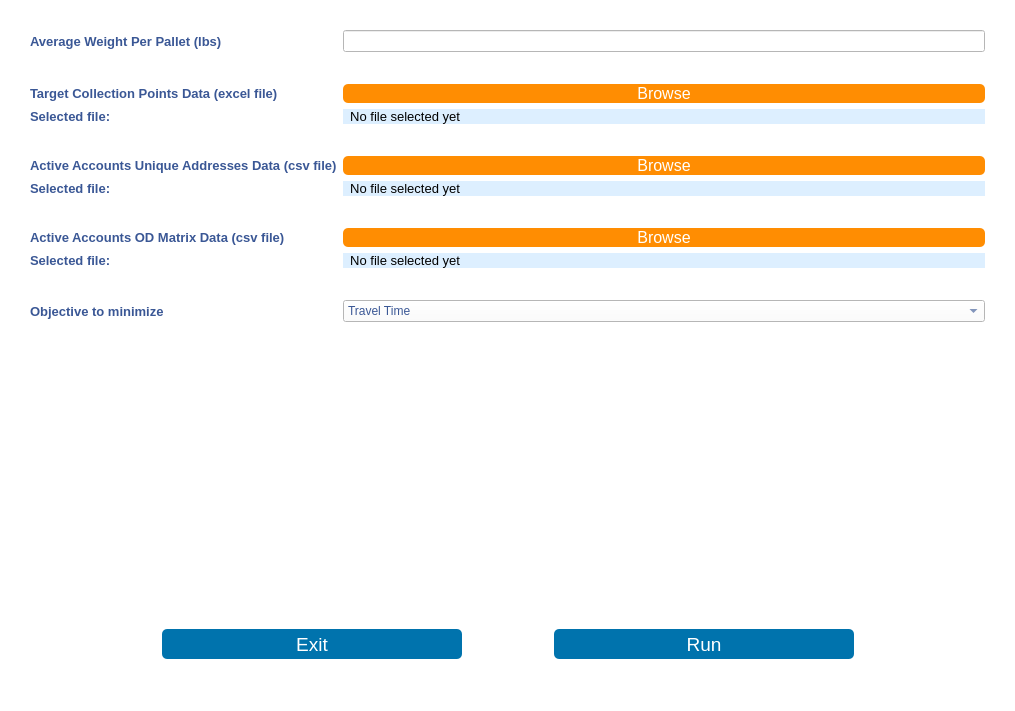
<?xml version="1.0" encoding="UTF-8"?>
<ui version="4.0">
 <class>MainWindow</class>
 <widget class="QMainWindow" name="MainWindow">
  <property name="geometry">
   <rect>
    <x>0</x>
    <y>0</y>
    <width>1015</width>
    <height>711</height>
   </rect>
  </property>
  <property name="windowTitle">
   <string>Transportation Modeling</string>
  </property>
  <property name="windowOpacity">
   <double>1.000000000000000</double>
  </property>
  <property name="styleSheet">
   <string notr="true">background-color: rgb(255, 255, 255);
color: #3A5795;
</string>
  </property>
  <widget class="QWidget" name="centralwidget">
   <layout class="QGridLayout" name="gridLayout">
    <property name="leftMargin">
     <number>30</number>
    </property>
    <property name="topMargin">
     <number>30</number>
    </property>
    <property name="rightMargin">
     <number>30</number>
    </property>
    <property name="bottomMargin">
     <number>30</number>
    </property>
    <item row="0" column="1">
     <layout class="QVBoxLayout" name="verticalLayout">
      <item>
       <layout class="QFormLayout" name="formLayout">
        <item row="0" column="0">
         <widget class="QLabel" name="label_21">
          <property name="font">
           <font>
            <pointsize>10</pointsize>
            <weight>75</weight>
            <bold>true</bold>
           </font>
          </property>
          <property name="styleSheet">
           <string notr="true">border :0px solid;
border-color: rgb(255, 255, 255);
background-color: rgb(255,255, 255);</string>
          </property>
          <property name="text">
           <string>Average Weight Per Pallet (lbs)</string>
          </property>
         </widget>
        </item>
        <item row="0" column="1">
         <widget class="QLineEdit" name="weight_per_pallet_lbs">
          <property name="styleSheet">
           <string notr="true">font: 10pt &quot;MS Shell Dlg 2&quot;;</string>
          </property>
         </widget>
        </item>
        <item row="2" column="0">
         <widget class="QLabel" name="label_17">
          <property name="font">
           <font>
            <pointsize>10</pointsize>
            <weight>75</weight>
            <bold>true</bold>
           </font>
          </property>
          <property name="styleSheet">
           <string notr="true">border :0px solid;
border-color: rgb(255, 255, 255);
background-color: rgb(255,255, 255);</string>
          </property>
          <property name="text">
           <string>Target Collection Points Data (excel file)</string>
          </property>
         </widget>
        </item>
        <item row="2" column="1">
         <widget class="QPushButton" name="browse_btn_collection_point_data">
          <property name="font">
           <font>
            <family>Arial</family>
            <pointsize>12</pointsize>
            <weight>9</weight>
            <italic>false</italic>
            <bold>false</bold>
           </font>
          </property>
          <property name="styleSheet">
           <string notr="true">color: rgb(255, 255, 255);
font: 75 12pt &quot;Arial&quot;;
border :0px solid;
border-color: rgb(255, 255, 255);
background-color: rgb(255, 141, 2);
border-radius: 5px;
</string>
          </property>
          <property name="text">
           <string>Browse</string>
          </property>
         </widget>
        </item>
        <item row="4" column="0">
         <widget class="QLabel" name="label_18">
          <property name="font">
           <font>
            <pointsize>10</pointsize>
            <weight>75</weight>
            <bold>true</bold>
           </font>
          </property>
          <property name="styleSheet">
           <string notr="true">border :0px solid;
border-color: rgb(255, 255, 255);
background-color: rgb(255,255, 255);</string>
          </property>
          <property name="text">
           <string>Selected file: </string>
          </property>
         </widget>
        </item>
        <item row="4" column="1">
         <widget class="QLabel" name="selected_file_box_1">
          <property name="font">
           <font>
            <pointsize>10</pointsize>
           </font>
          </property>
          <property name="styleSheet">
           <string notr="true">color: rgb(0, 0, 0);
border :0px solid;
border-color: rgb(255, 255, 255);
background-color: rgb(221, 239, 255);</string>
          </property>
          <property name="text">
           <string>  No file selected yet</string>
          </property>
          <property name="wordWrap">
           <bool>false</bool>
          </property>
         </widget>
        </item>
        <item row="5" column="0" colspan="2">
         <spacer name="horizontalSpacer_3">
          <property name="orientation">
           <enum>Qt::Horizontal</enum>
          </property>
          <property name="sizeHint" stdset="0">
           <size>
            <width>40</width>
            <height>20</height>
           </size>
          </property>
         </spacer>
        </item>
        <item row="6" column="0">
         <widget class="QLabel" name="label_22">
          <property name="font">
           <font>
            <pointsize>10</pointsize>
            <weight>75</weight>
            <bold>true</bold>
           </font>
          </property>
          <property name="styleSheet">
           <string notr="true">border :0px solid;
border-color: rgb(255, 255, 255);
background-color: rgb(255,255, 255);</string>
          </property>
          <property name="text">
           <string>Active Accounts Unique Addresses Data (csv file)</string>
          </property>
         </widget>
        </item>
        <item row="6" column="1">
         <widget class="QPushButton" name="browse_btn_unique_address_data">
          <property name="font">
           <font>
            <family>Arial</family>
            <pointsize>12</pointsize>
            <weight>9</weight>
            <italic>false</italic>
            <bold>false</bold>
           </font>
          </property>
          <property name="styleSheet">
           <string notr="true">color: rgb(255, 255, 255);
font: 75 12pt &quot;Arial&quot;;
border :0px solid;
border-color: rgb(255, 255, 255);
background-color: rgb(255, 141, 2);
border-radius: 5px;
</string>
          </property>
          <property name="text">
           <string>Browse</string>
          </property>
         </widget>
        </item>
        <item row="7" column="0">
         <widget class="QLabel" name="label_19">
          <property name="font">
           <font>
            <pointsize>10</pointsize>
            <weight>75</weight>
            <bold>true</bold>
           </font>
          </property>
          <property name="styleSheet">
           <string notr="true">border :0px solid;
border-color: rgb(255, 255, 255);
background-color: rgb(255,255, 255);</string>
          </property>
          <property name="text">
           <string>Selected file: </string>
          </property>
         </widget>
        </item>
        <item row="7" column="1">
         <widget class="QLabel" name="selected_file_box_2">
          <property name="font">
           <font>
            <pointsize>10</pointsize>
           </font>
          </property>
          <property name="styleSheet">
           <string notr="true">color: rgb(0, 0, 0);
border :0px solid;
border-color: rgb(255, 255, 255);
background-color: rgb(221, 239, 255);</string>
          </property>
          <property name="text">
           <string>  No file selected yet</string>
          </property>
          <property name="wordWrap">
           <bool>false</bool>
          </property>
         </widget>
        </item>
        <item row="8" column="0" colspan="2">
         <spacer name="horizontalSpacer_2">
          <property name="orientation">
           <enum>Qt::Horizontal</enum>
          </property>
          <property name="sizeHint" stdset="0">
           <size>
            <width>40</width>
            <height>20</height>
           </size>
          </property>
         </spacer>
        </item>
        <item row="9" column="0">
         <widget class="QLabel" name="label_23">
          <property name="font">
           <font>
            <pointsize>10</pointsize>
            <weight>75</weight>
            <bold>true</bold>
           </font>
          </property>
          <property name="styleSheet">
           <string notr="true">border :0px solid;
border-color: rgb(255, 255, 255);
background-color: rgb(255,255, 255);</string>
          </property>
          <property name="text">
           <string>Active Accounts OD Matrix Data (csv file)</string>
          </property>
         </widget>
        </item>
        <item row="9" column="1">
         <widget class="QPushButton" name="browse_btn_od_matrix_data">
          <property name="font">
           <font>
            <family>Arial</family>
            <pointsize>12</pointsize>
            <weight>9</weight>
            <italic>false</italic>
            <bold>false</bold>
           </font>
          </property>
          <property name="styleSheet">
           <string notr="true">color: rgb(255, 255, 255);
font: 75 12pt &quot;Arial&quot;;
border :0px solid;
border-color: rgb(255, 255, 255);
background-color: rgb(255, 141, 2);
border-radius: 5px;
</string>
          </property>
          <property name="text">
           <string>Browse</string>
          </property>
         </widget>
        </item>
        <item row="10" column="0">
         <widget class="QLabel" name="label_24">
          <property name="font">
           <font>
            <pointsize>10</pointsize>
            <weight>75</weight>
            <bold>true</bold>
           </font>
          </property>
          <property name="styleSheet">
           <string notr="true">border :0px solid;
border-color: rgb(255, 255, 255);
background-color: rgb(255,255, 255);</string>
          </property>
          <property name="text">
           <string>Selected file: </string>
          </property>
         </widget>
        </item>
        <item row="10" column="1">
         <widget class="QLabel" name="selected_file_box_3">
          <property name="font">
           <font>
            <pointsize>10</pointsize>
           </font>
          </property>
          <property name="styleSheet">
           <string notr="true">color: rgb(0, 0, 0);
border :0px solid;
border-color: rgb(255, 255, 255);
background-color: rgb(221, 239, 255);</string>
          </property>
          <property name="text">
           <string>  No file selected yet</string>
          </property>
          <property name="wordWrap">
           <bool>false</bool>
          </property>
         </widget>
        </item>
        <item row="11" column="0" colspan="2">
         <spacer name="horizontalSpacer">
          <property name="orientation">
           <enum>Qt::Horizontal</enum>
          </property>
          <property name="sizeHint" stdset="0">
           <size>
            <width>40</width>
            <height>20</height>
           </size>
          </property>
         </spacer>
        </item>
        <item row="12" column="0">
         <widget class="QLabel" name="label_20">
          <property name="font">
           <font>
            <pointsize>10</pointsize>
            <weight>75</weight>
            <bold>true</bold>
           </font>
          </property>
          <property name="styleSheet">
           <string notr="true">border :0px solid;
border-color: rgb(255, 255, 255);
background-color: rgb(255,255, 255);</string>
          </property>
          <property name="text">
           <string>Objective to minimize</string>
          </property>
         </widget>
        </item>
        <item row="12" column="1">
         <widget class="QComboBox" name="objective_comboBox">
          <property name="styleSheet">
           <string notr="true">font: 10pt &quot;MS Shell Dlg 2&quot;;</string>
          </property>
          <item>
           <property name="text">
            <string>Travel Time</string>
           </property>
          </item>
          <item>
           <property name="text">
            <string>Travel Distance</string>
           </property>
          </item>
         </widget>
        </item>
        <item row="13" column="0">
         <widget class="QFrame" name="frame_2">
          <property name="frameShape">
           <enum>QFrame::StyledPanel</enum>
          </property>
          <property name="frameShadow">
           <enum>QFrame::Raised</enum>
          </property>
         </widget>
        </item>
        <item row="1" column="0" colspan="2">
         <spacer name="horizontalSpacer_4">
          <property name="orientation">
           <enum>Qt::Horizontal</enum>
          </property>
          <property name="sizeHint" stdset="0">
           <size>
            <width>40</width>
            <height>20</height>
           </size>
          </property>
         </spacer>
        </item>
       </layout>
      </item>
      <item>
       <layout class="QHBoxLayout" name="horizontalLayout">
        <item>
         <spacer name="horizontalSpacer_5">
          <property name="orientation">
           <enum>Qt::Horizontal</enum>
          </property>
          <property name="sizeHint" stdset="0">
           <size>
            <width>40</width>
            <height>20</height>
           </size>
          </property>
         </spacer>
        </item>
        <item>
         <widget class="QPushButton" name="exit_btn">
          <property name="minimumSize">
           <size>
            <width>300</width>
            <height>30</height>
           </size>
          </property>
          <property name="font">
           <font>
            <family>Arial</family>
            <pointsize>14</pointsize>
            <weight>9</weight>
            <italic>false</italic>
            <bold>false</bold>
           </font>
          </property>
          <property name="styleSheet">
           <string notr="true">color: rgb(255, 255, 255);
font: 75 14pt &quot;Arial&quot;;
border :0px solid;
border-color: rgb(255, 255, 255);
background-color: rgb(0, 115, 173);
border-radius: 5px;</string>
          </property>
          <property name="text">
           <string>Exit</string>
          </property>
         </widget>
        </item>
        <item>
         <widget class="QFrame" name="frame">
          <property name="styleSheet">
           <string notr="true">border :2px solid;
border-color: rgb(255, 255, 255);
background-color: rgb(221, 239, 255);
border-radius: 15px;</string>
          </property>
          <property name="frameShape">
           <enum>QFrame::StyledPanel</enum>
          </property>
          <property name="frameShadow">
           <enum>QFrame::Raised</enum>
          </property>
         </widget>
        </item>
        <item>
         <spacer name="horizontalSpacer_6">
          <property name="orientation">
           <enum>Qt::Horizontal</enum>
          </property>
          <property name="sizeType">
           <enum>QSizePolicy::Maximum</enum>
          </property>
          <property name="sizeHint" stdset="0">
           <size>
            <width>80</width>
            <height>20</height>
           </size>
          </property>
         </spacer>
        </item>
        <item>
         <widget class="QPushButton" name="run_btn">
          <property name="minimumSize">
           <size>
            <width>300</width>
            <height>30</height>
           </size>
          </property>
          <property name="font">
           <font>
            <family>Arial</family>
            <pointsize>14</pointsize>
            <weight>9</weight>
            <italic>false</italic>
            <bold>false</bold>
           </font>
          </property>
          <property name="styleSheet">
           <string notr="true">color: rgb(255, 255, 255);
font: 75 14pt &quot;Arial&quot;;
border :0px solid;
border-color: rgb(255, 255, 255);
background-color: rgb(0, 115, 173);
border-radius: 5px;</string>
          </property>
          <property name="text">
           <string>Run</string>
          </property>
         </widget>
        </item>
        <item>
         <spacer name="horizontalSpacer_7">
          <property name="orientation">
           <enum>Qt::Horizontal</enum>
          </property>
          <property name="sizeHint" stdset="0">
           <size>
            <width>40</width>
            <height>20</height>
           </size>
          </property>
         </spacer>
        </item>
       </layout>
      </item>
     </layout>
    </item>
   </layout>
  </widget>
  <widget class="QMenuBar" name="menubar">
   <property name="geometry">
    <rect>
     <x>0</x>
     <y>0</y>
     <width>1015</width>
     <height>26</height>
    </rect>
   </property>
  </widget>
  <widget class="QStatusBar" name="statusbar"/>
  <action name="actionSave">
   <property name="text">
    <string>Reset</string>
   </property>
  </action>
  <action name="actionExit">
   <property name="text">
    <string>Exit</string>
   </property>
  </action>
 </widget>
 <resources/>
 <connections/>
</ui>
